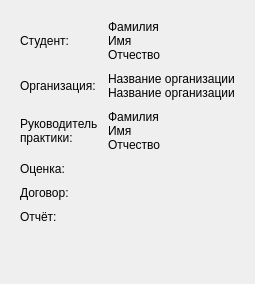
             <widget class="QWidget" name="pageProfilePractice">
              <layout class="QVBoxLayout" name="verticalLayout">
               <property name="spacing">
                <number>10</number>
               </property>
               <property name="leftMargin">
                <number>20</number>
               </property>
               <property name="topMargin">
                <number>20</number>
               </property>
               <property name="rightMargin">
                <number>20</number>
               </property>
               <property name="bottomMargin">
                <number>20</number>
               </property>
               <item>
                <layout class="QGridLayout" name="gridLayout_2">
                 <item row="0" column="0">
                  <widget class="QLabel" name="label">
                   <property name="text">
                    <string>Студент:</string>
                   </property>
                  </widget>
                 </item>
                 <item row="1" column="1">
                  <widget class="QLabel" name="label_9">
                   <property name="text">
                    <string>Название организации
Название организации</string>
                   </property>
                  </widget>
                 </item>
                 <item row="1" column="0">
                  <widget class="QLabel" name="label_8">
                   <property name="text">
                    <string>Организация:</string>
                   </property>
                  </widget>
                 </item>
                 <item row="0" column="1">
                  <widget class="QLabel" name="label_7">
                   <property name="sizePolicy">
                    <sizepolicy hsizetype="Expanding" vsizetype="Preferred">
                     <horstretch>0</horstretch>
                     <verstretch>0</verstretch>
                    </sizepolicy>
                   </property>
                   <property name="text">
                    <string>Фамилия
Имя
Отчество</string>
                   </property>
                  </widget>
                 </item>
                 <item row="4" column="0">
                  <widget class="QLabel" name="label_16">
                   <property name="text">
                    <string>Договор:</string>
                   </property>
                  </widget>
                 </item>
                 <item row="3" column="0">
                  <widget class="QLabel" name="label_15">
                   <property name="text">
                    <string>Оценка:</string>
                   </property>
                  </widget>
                 </item>
                 <item row="2" column="0">
                  <widget class="QLabel" name="label_10">
                   <property name="text">
                    <string>Руководитель
практики:</string>
                   </property>
                  </widget>
                 </item>
                 <item row="2" column="1">
                  <widget class="QLabel" name="label_14">
                   <property name="text">
                    <string>Фамилия
Имя
Отчество</string>
                   </property>
                  </widget>
                 </item>
                 <item row="5" column="0">
                  <widget class="QLabel" name="label_17">
                   <property name="text">
                    <string>Отчёт:</string>
                   </property>
                  </widget>
                 </item>
                </layout>
               </item>
               <item>
                <spacer name="verticalSpacer_8">
                 <property name="orientation">
                  <enum>Qt::Vertical</enum>
                 </property>
                 <property name="sizeHint" stdset="0">
                  <size>
                   <width>20</width>
                   <height>40</height>
                  </size>
                 </property>
                </spacer>
               </item>
              </layout>
             </widget>
